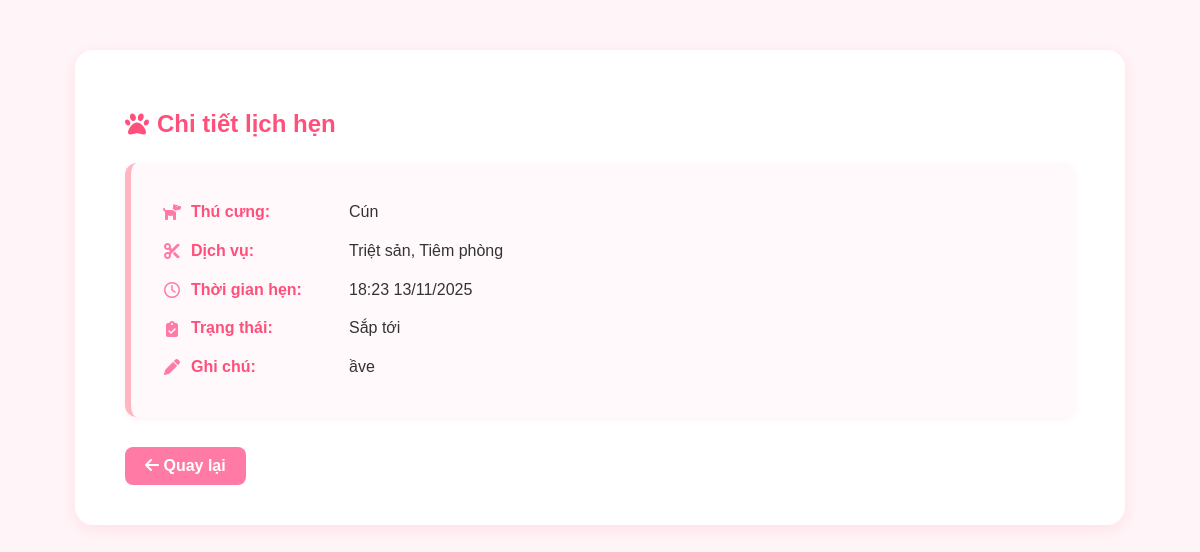
The page /thongbao/1/ (signed in) on the database its author committed.
### LichHen/models.py (models this page shows, shortened)
class LichHen(models.Model):
    phone_validator = RegexValidator(
        regex=r'^\d{10}$',
        message="Số điện thoại phải gồm đúng 10 chữ số."
    )
    TRANG_THAI_CHOICES = [
        ('sap_toi', 'Sắp tới'),
        ('hoan_thanh', 'Hoàn thành'),
        ('huy', 'Đã hủy'),
    ]
    khach_hang = models.ForeignKey(
        KhachHang,
        on_delete=models.CASCADE,
        help_text="Khách hàng đặt lịch hẹn."
    )
    thu_cung = models.ForeignKey(
        ThuCung,
        on_delete=models.CASCADE,
        help_text="Thú cưng được chăm sóc."
    )
    nhan_vien = models.ForeignKey(
        NhanVien,
        on_delete=models.SET_NULL,
        null=True, blank=True,
        help_text="Nhân viên phụ trách dịch vụ."
    )
    so_dien_thoai = models.CharField(
        max_length=10,
        validators=[phone_validator],
        blank=False,  # ❌ không được để trống
        null=False,  # ❌ không được null
        verbose_name="Số điện thoại"
    )
    thoi_gian = models.DateTimeField(help_text="Thời gian thực hiện dịch vụ.")
    ghi_chu = models.TextField(blank=True, help_text="Ghi chú đặc biệt của khách hàng.")
    trang_thai = models.CharField(max_length=20, choices=TRANG_THAI_CHOICES, default='sap_toi')
    ly_do_huy = models.TextField(blank=True, null=True)
    da_nhac = models.BooleanField(default=False, help_text="Đánh dấu nếu đã gửi thông báo nhắc lịch cho khách.")

class DV_LichHen(models.Model):
    lich_hen = models.ForeignKey(LichHen, on_delete=models.CASCADE)
    dich_vu = models.ForeignKey('DV.DichVu', on_delete=models.CASCADE)

### TK/models.py (models this page shows, shortened)
class ThuCung(models.Model):
    khach_hang = models.ForeignKey(KhachHang, on_delete=models.CASCADE)
    ten_thucung = models.CharField(max_length=100)
    loai = models.CharField(max_length=100)
    tuoi = models.IntegerField()
    can_nang = models.FloatField(null=True, blank=True)
    ghi_chu = models.TextField(blank=True)

### DV/models.py (models this page shows, shortened)
class DichVu(models.Model):
    ten_dich_vu = models.CharField(max_length=100, verbose_name="Tên dịch vụ")
    mo_ta = models.TextField(verbose_name="Mô tả", blank=True)
    gia = models.DecimalField(max_digits=10, decimal_places=0, verbose_name="Giá")
    hinh_anh = models.ImageField(upload_to="dichvu/", blank=True, null=True, verbose_name="Hình ảnh")

### TB/views.py (the view)
# urls.py: path('<int:id>/', views.chi_tiet_thong_bao, name='chi_tiet_thong_bao'),
@login_required
def chi_tiet_thong_bao(request, id):
    if request.user.is_staff:
        tb = get_object_or_404(ThongBao, id=id)
    else:
        tb = get_object_or_404(ThongBao, id=id, nguoi_nhan=request.user)
    if not tb.da_doc:
        tb.da_doc = True
        tb.save()
    if tb.loai == 'lich_hen' and tb.doi_tuong_id:
        try:
            lich_hen = LichHen.objects.get(id=tb.doi_tuong_id)
            dich_vu_list = DV_LichHen.objects.filter(lich_hen=lich_hen)
            return render(request, 'TB/chi_tiet_lich_hen.html', {
                'tb': tb,
                'lich_hen': lich_hen,
                'dich_vu_list': dich_vu_list
            })
        except LichHen.DoesNotExist:
            return render(request, 'TB/chi_tiet_thong_bao.html', {
                'tb': tb,
                'error': 'Lịch hẹn này không còn tồn tại.'
            })
    elif tb.loai == 'khuyen_mai':
        return render(request, 'TB/chi_tiet_khuyen_mai.html', {'tb': tb})
    elif tb.loai == 'he_thong':
        return render(request, 'TB/chi_tiet_he_thong.html', {'tb': tb})
    return render(request, 'TB/chi_tiet_thong_bao.html', {'tb': tb})

### TB/context_processors.py (called while the page is built)
def thong_bao_moi(request):
    if request.user.is_authenticated:
        thong_baos = ThongBao.objects.filter(
            nguoi_nhan=request.user
        ).order_by('-ngay_tao')[:5]
        so_thong_bao_chua_doc = ThongBao.objects.filter(
            nguoi_nhan=request.user, da_doc=False
        ).count()
        return {
            'thong_baos_moi': thong_baos,
            'so_thong_bao_chua_doc': so_thong_bao_chua_doc
        }
    return {}

### TB/templates/TB/chi_tiet_lich_hen.html (shortened to what this page needs)
{% load static %}
<!DOCTYPE html>
<html lang="vi">
<head>
  <link rel="stylesheet" href="https://cdnjs.cloudflare.com/ajax/libs/font-awesome/6.5.0/css/all.min.css">
</head>
<body>
  <div class="detail-container">
    <h2><i class="fa-solid fa-paw"></i> Chi tiết lịch hẹn</h2>
    <div class="info">
      <p><i class="fa-solid fa-dog"></i> <strong>Thú cưng:</strong>{{ lich_hen.thu_cung.ten_thucung|default:"Không rõ" }}</p>
      <p><i class="fa-solid fa-scissors"></i>
        <strong>Dịch vụ:</strong>
        {% for dv in dich_vu_list %}
          {{ dv.dich_vu.ten_dich_vu }}{% if not forloop.last %}, {% endif %}
        {% empty %}
          (Không có dịch vụ)
        {% endfor %}
      </p>
      <p><i class="fa-regular fa-clock"></i>
        <strong>Thời gian hẹn:</strong>
        {{ lich_hen.thoi_gian|date:"H:i d/m/Y" }}
      </p>
      <p><i class="fa-solid fa-clipboard-check"></i>
        <strong>Trạng thái:</strong>
        {{ lich_hen.get_trang_thai_display }}
      </p>
      <p><i class="fa-solid fa-pen"></i>
        <strong>Ghi chú:</strong>
        {{ lich_hen.ghi_chu|default:"(Không có ghi chú)" }}
      </p>
    </div>
    <a href="{% url 'TB:trang_thong_bao' %}" class="back-btn">
      <i class="fa-solid fa-arrow-left"></i> Quay lại
    </a>
  </div>
</body>
</html>

### TB/templates/TB/chi_tiet_lich_hen.html (style rules this page uses)
body { background: #fff5f8; font-family: 'Poppins', sans-serif; margin: 0; padding: 50px 0; display: flex; justify-content: center; align-items: flex-start; }
.detail-container { background: #fff; width: 85%; max-width: 950px; border-radius: 18px; padding: 40px 50px; box-shadow: 0 4px 16px rgba(255, 182, 193, 0.35); animation: fadeIn 0.6s ease; }
h2 { color: #ff4f7b; font-weight: 700; font-size: 24px; display: flex; align-items: center; gap: 8px; margin-bottom: 25px; }
h2 i { color: #ff4f7b; }
.info { background: #fff9fb; border-left: 6px solid #ffb6c1; border-radius: 12px; padding: 25px 30px; box-shadow: 0 2px 6px rgba(255, 182, 193, 0.2); line-height: 1.8; font-size: 16px; color: #333; transition: 0.3s; }
.info p { margin: 10px 0; display: flex; align-items: center; gap: 8px; }
.info strong { color: #ff4f7b; min-width: 150px; display: inline-block; }
.info i { color: #ff7aa5; width: 22px; text-align: center; }
.back-btn { display: inline-block; margin-top: 30px; background: #ff7aa5; color: #fff; text-decoration: none; padding: 10px 20px; border-radius: 8px; font-weight: 600; transition: 0.2s; }

### rows shown on the page
LichHen: thu_cung.ten_thucung "Cún", thoi_gian "18:23 13/11/2025", trang_thai "Sắp tới", ghi_chu "ầve"
DV_LichHen: dich_vu.ten_dich_vu "Triệt sản"
DV_LichHen: dich_vu.ten_dich_vu "Tiêm phòng"
